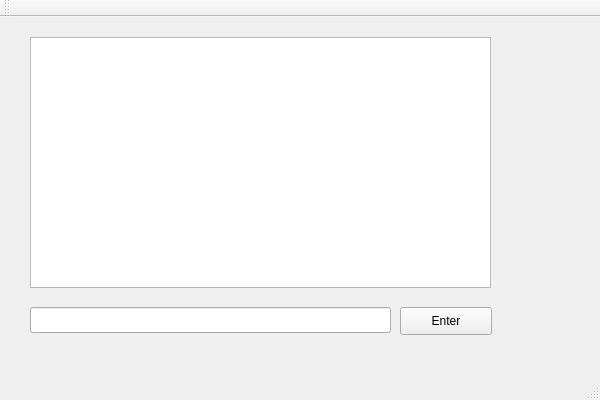
<?xml version="1.0" encoding="UTF-8"?>
<ui version="4.0">
 <class>mydialog</class>
 <widget class="QMainWindow" name="mydialog">
  <property name="geometry">
   <rect>
    <x>0</x>
    <y>0</y>
    <width>600</width>
    <height>400</height>
   </rect>
  </property>
  <property name="windowTitle">
   <string>My dialog</string>
  </property>
  <widget class="QWidget" name="centralWidget">
   <widget class="QPushButton" name="pushButton">
    <property name="geometry">
     <rect>
      <x>400</x>
      <y>290</y>
      <width>92</width>
      <height>28</height>
     </rect>
    </property>
    <property name="text">
     <string>Enter</string>
    </property>
   </widget>
   <widget class="QLineEdit" name="lineEdit">
    <property name="geometry">
     <rect>
      <x>30</x>
      <y>290</y>
      <width>361</width>
      <height>26</height>
     </rect>
    </property>
   </widget>
   <widget class="QTextEdit" name="textEdit">
    <property name="geometry">
     <rect>
      <x>30</x>
      <y>20</y>
      <width>461</width>
      <height>251</height>
     </rect>
    </property>
   </widget>
  </widget>
  <widget class="QMenuBar" name="menuBar">
   <property name="geometry">
    <rect>
     <x>0</x>
     <y>0</y>
     <width>600</width>
     <height>25</height>
    </rect>
   </property>
  </widget>
  <widget class="QToolBar" name="mainToolBar">
   <attribute name="toolBarArea">
    <enum>TopToolBarArea</enum>
   </attribute>
   <attribute name="toolBarBreak">
    <bool>false</bool>
   </attribute>
  </widget>
  <widget class="QStatusBar" name="statusBar"/>
 </widget>
 <layoutdefault spacing="6" margin="11"/>
 <resources/>
 <connections/>
</ui>
